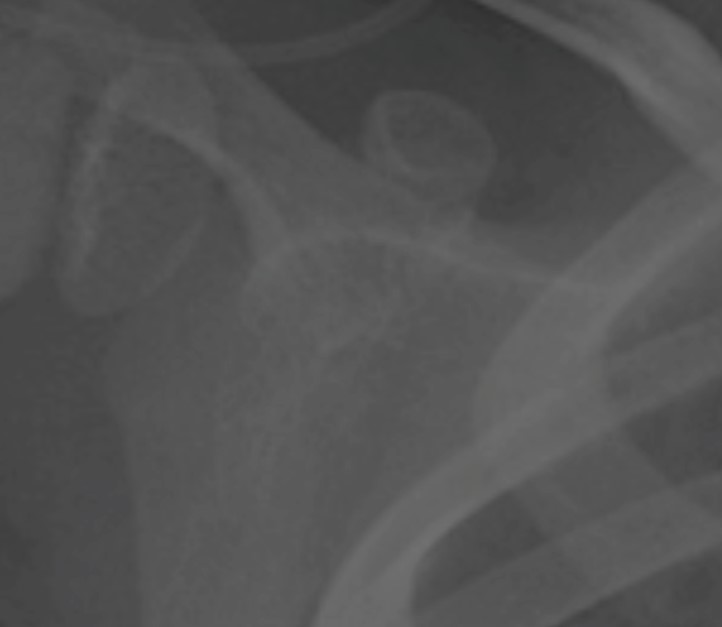
%> input picture HW1/HW1/img1.jpg, 722 x 627 px
$ octave HW1_Part4.m   (GNU Octave 9; MATLAB toolbox functions it lacks are replaced by stand-ins)
%> lines starting %> are read from the running program, lines starting %| are printed output that depends on the picture
%%
% Homework Solution - HW1
% Mohammad Sadegh Kalami Yazdi
% Student ID: 402811068
%% Section 1: Image Loading and Intensity Transformations

img1 = imread('D:\My-Documants\PhD\Term_03_1403\HW1_402811068\HW1\img1.jpg');
%> img1 is the input picture: size 627x722x3 uint8; mean R, G, B 83.4, 83.5, 83.5
img2 = imread('D:\My-Documants\PhD\Term_03_1403\HW1_402811068\HW1\img2.jpg');
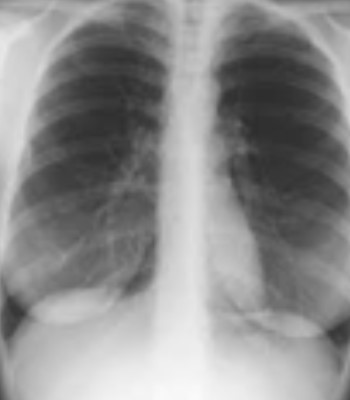
%> input picture HW1/HW1/img2.jpg, 350 x 400 px
%> img2 is the input picture: size 400x350x3 uint8; min 45, max 251, mean 140.7

gray_img1 = rgb2gray(img1);
gray_img2 = rgb2gray(img2);

% Histogram Equalization
eq_img1 = histeq(gray_img1);
eq_img2 = histeq(gray_img2);

% Logarithmic Transformation
scale_log = 100;
log_img1 = scale_log * log(1 + im2double(gray_img1));
log_img2 = scale_log * log(1 + im2double(gray_img2));

% Exponential Transformation
scale_exp = 1;
gamma_value = -5;
exp_img1 = scale_exp * (im2double(gray_img1) .^ gamma_value);
exp_img2 = scale_exp * (im2double(gray_img2) .^ gamma_value);

% Display original and transformed images for the first image
figure;
subplot(2,4,1), imshow(gray_img1), title('Original Grayscale');
subplot(2,4,2), imshow(eq_img1), title('Equalized Intensity');
subplot(2,4,3), imshow(uint8(log_img1)), title('Logarithmic Adjusted');
subplot(2,4,4), imshow(uint8(exp_img1)), title('Exponential Adjusted');

% Display histograms for the first image transformations
subplot(2,4,5), imhist(gray_img1), title('Initial Histogram');
subplot(2,4,6), imhist(eq_img1), title('Histogram after Equalization');
subplot(2,4,7), imhist(uint8(log_img1)), title('Histogram after Log Adjustment');
subplot(2,4,8), imhist(uint8(exp_img1)), title('Histogram after Exponential Adjustment');

% Display original and transformed images for the second image
figure;
subplot(2,4,1), imshow(gray_img2), title('Source Grayscale');
subplot(2,4,2), imshow(eq_img2), title('Enhanced with Equalization');
subplot(2,4,3), imshow(uint8(log_img2)), title('Logarithmic Transformation');
subplot(2,4,4), imshow(uint8(exp_img2)), title('Exponential Transformation');

% Display histograms for the second image transformations
subplot(2,4,5), imhist(gray_img2), title('Source Histogram');
subplot(2,4,6), imhist(eq_img2), title('Post-Equalization Histogram');
subplot(2,4,7), imhist(uint8(log_img2)), title('Post-Log Transformation Histogram');
subplot(2,4,8), imhist(uint8(exp_img2)), title('Post-Exponential Histogram');
%% Section 2: Histogram Matching

% Load images and convert to grayscale
img1 = rgb2gray(imread('D:\My-Documants\PhD\Term_03_1403\HW1_402811068\HW1\Medical_image.jpg'));
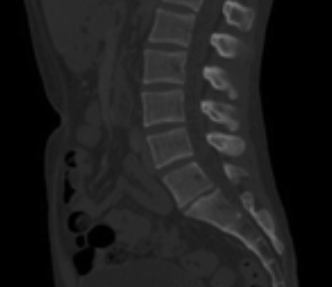
%> input picture HW1/HW1/Medical_image.jpg, 332 x 287 px
%> img1: size 287x332 uint8; min 0, max 124, mean 29
img2 = rgb2gray(imread('D:\My-Documants\PhD\Term_03_1403\HW1_402811068\HW1\img2.jpg'));

% Perform histogram matching
matched_img = imhistmatch(img1, img2);

% Display original and matched images with histograms
figure;
subplot(2,3,1), imshow(img1), title('Original Grayscale 1');
subplot(2,3,2), imshow(img2), title('Reference Grayscale 2');
subplot(2,3,3), imshow(matched_img), title('Histogram Matched');

% Display histograms for the images
subplot(2,3,4), imhist(img1), title('Original Histogram 1');
subplot(2,3,5), imhist(img2), title('Reference Histogram 2');
subplot(2,3,6), imhist(matched_img), title('Matched Histogram');

%% Section 3: Applying Homomorphic Filter to Reduce Illumination Effects

% Load and prepare images in grayscale
img1 = imread('D:\My-Documants\PhD\Term_03_1403\HW1_402811068\HW1\img7.jpg');
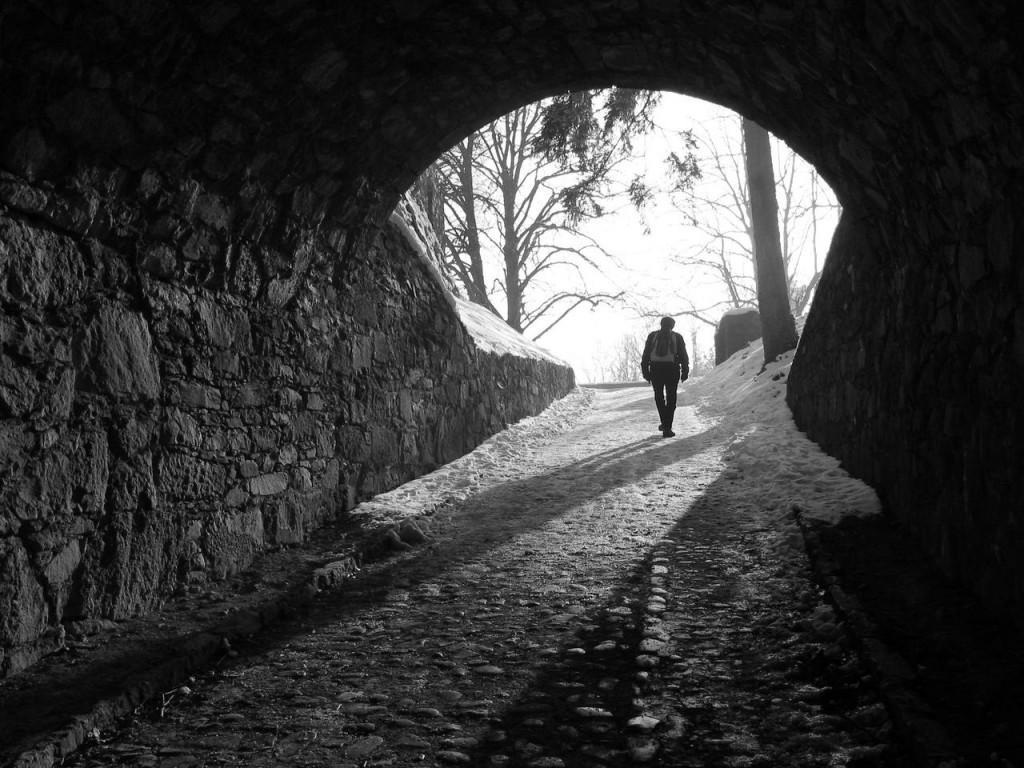
%> input picture HW1/HW1/img7.jpg, 1024 x 768 px
%> img1 is the input picture: size 768x1024 uint8; min 0, max 255, mean 56.8
img2 = imread('D:\My-Documants\PhD\Term_03_1403\HW1_402811068\HW1\img9.jpg');
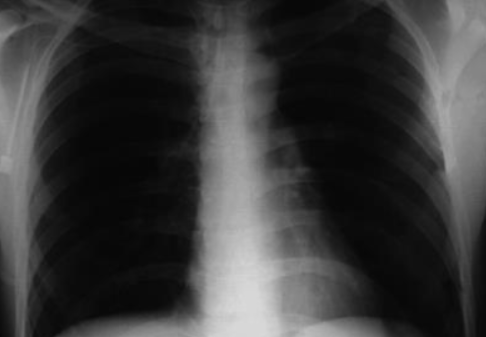
%> input picture HW1/HW1/img9.jpg, 486 x 337 px
%> img2 is the input picture: size 337x486x3 uint8; min 6, max 218, mean 57.8

% Ensure the images are the same size
if ~isequal(size(img1), size(img2))
    img2 = imresize(img2, size(img1));
%> img2: size 768x1024x3 uint8
end

% Convert images to double and apply logarithmic transformation
img1_log = log(1 + im2double(img1));
img2_log = log(1 + im2double(img2));

% FFT transformation for frequency domain processing
img1_fft = fft2(img1_log);
img2_fft = fft2(img2_log);

% Create a Gaussian low-pass filter for the frequency domain
[M, N] = size(img1_log);
%> M = 768; N = 1024
[x, y] = meshgrid(1:N, 1:M);
center_x = ceil(M / 2);
%> center_x = 384
center_y = ceil(N / 2);
%> center_y = 512
D = sqrt((x - center_x).^2 + (y - center_y).^2);
H = 1 ./ (1 + (D / 150).^4);  % Gaussian filter

% Apply the filter in the frequency domain
img1_fft_filtered = img1_fft .* H;
img2_fft_filtered = img2_fft .* H;

% Inverse FFT to bring filtered images back to the spatial domain
img1_filtered_log = real(ifft2(img1_fft_filtered));
img2_filtered_log = real(ifft2(img2_fft_filtered));

% Convert back to original intensity range
img1_filtered = exp(img1_filtered_log) - 1;
img2_filtered = exp(img2_filtered_log) - 1;

% Normalize images to range [0, 255]
img1_filtered = uint8(mat2gray(img1_filtered) * 255);
%> img1_filtered: size 768x1024 uint8
img2_filtered = uint8(mat2gray(img2_filtered) * 255);
%> img2_filtered: size 768x1024x3 uint8

if ndims(img1_filtered) == 3  % Check if img1_filtered is RGB
    img1_filtered = rgb2gray(img1_filtered);
end
if ndims(img2_filtered) == 3  % Check if img2_filtered is RGB
    img2_filtered = rgb2gray(img2_filtered);
%> img2_filtered: size 768x1024 uint8
end

% Apply contrast adjustment to enhance visibility
img1_filtered = imadjust(img1_filtered);
img2_filtered = imadjust(img2_filtered);

% Display original and filtered images with histograms
figure;

% Display original and filtered images for Image 1
subplot(3, 4, 1), imshow(img1), title('Original Grayscale Image 1');
subplot(3, 4, 2), imshow(img1_filtered), title('Homomorphic Filtered Image 1');
subplot(3, 4, 3), imhist(img1), title('Original Histogram Image 1');
subplot(3, 4, 4), imhist(img1_filtered), title('Filtered Histogram Image 1');

% Display original and filtered images for Image 2
subplot(3, 4, 5), imshow(img2), title('Original Grayscale Image 2');
subplot(3, 4, 6), imshow(img2_filtered), title('Homomorphic Filtered Image 2');
subplot(3, 4, 7), imhist(img2), title('Original Histogram Image 2');
subplot(3, 4, 8), imhist(img2_filtered), title('Filtered Histogram Image 2');

%% Section 4
clear; close all; clc;
img = imread('D:\My-Documants\PhD\Term_03_1403\HW1_402811068\HW1\img10.png');
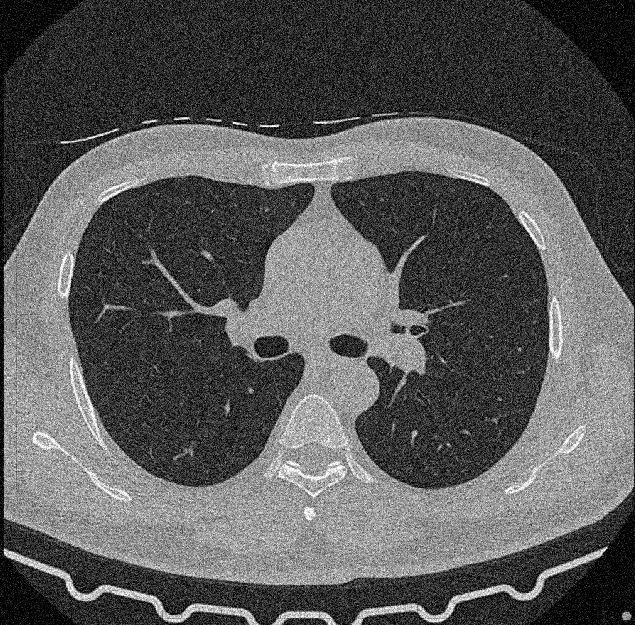
%> input picture HW1/HW1/img10.png, 635 x 625 px
%> img is the input picture: size 625x635x3 uint8; min 0, max 255, mean 89
if size(img, 3) == 3
    grayImg = rgb2gray(img);
else
    grayImg = img;
end

% Convert image to double for processing
grayImg = double(grayImg);
%> grayImg: size 625x635 double

% Preprocessing
% Contrast Enhancement using Histogram Equalization
enhancedImg = histeq(uint8(grayImg));
enhancedImg = double(enhancedImg);
%> enhancedImg: size 625x635 double

% Noise Reduction using Gaussian Filtering
sigma = 2.0; % Increased sigma for more smoothing
gaussianFilter = fspecial('gaussian', [7 7], sigma); % Increased filter size
smoothedImg = imfilter(enhancedImg, gaussianFilter, 'same');

% Edge Detection
% Sobel Edge Detection
sobelEdges = edge(smoothedImg, 'Sobel');
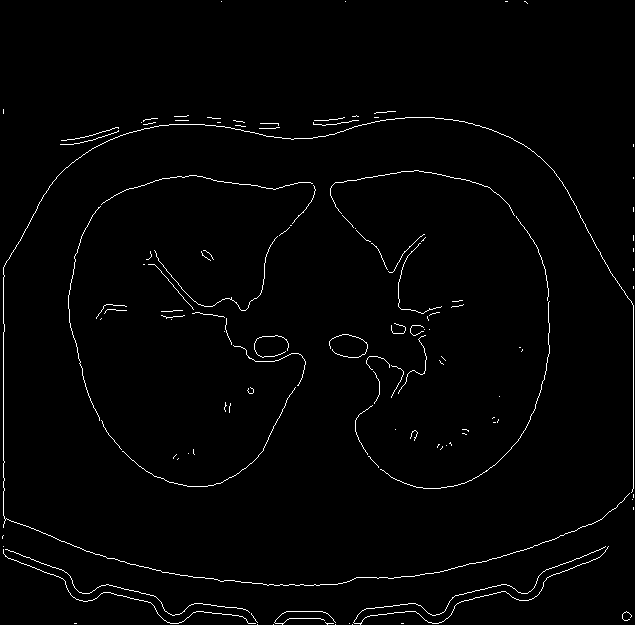
%> sobelEdges: size 625x635 logical; 1.6% white in thin lines or dots

% Prewitt Edge Detection
prewittEdges = edge(smoothedImg, 'Prewitt');
%> prewittEdges: size 625x635 logical; 1.6% white in thin lines or dots

% Canny Edge Detection with adjusted thresholds
cannyEdges = edge(smoothedImg, 'Canny', [0.1 0.3]);
%> cannyEdges: size 625x635 logical; 2.3% white in thin lines or dots

% Combine Edge Detection Results (Sobel, Prewitt, and Canny only)
combinedEdges = sobelEdges | prewittEdges | cannyEdges;
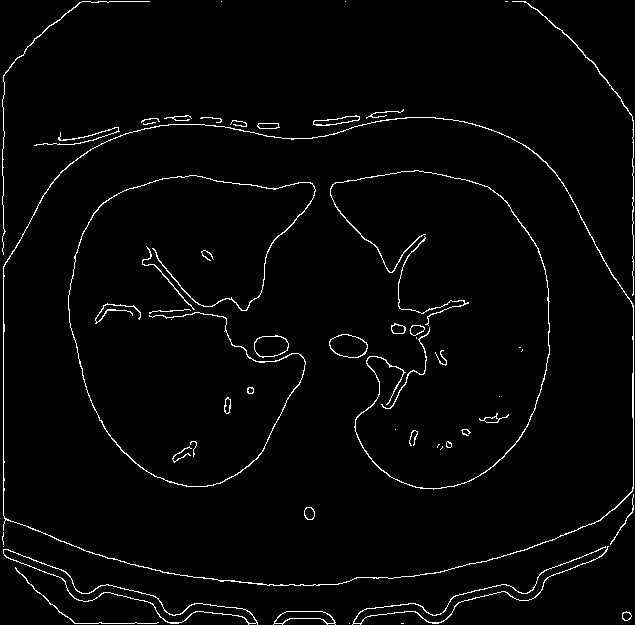
%> combinedEdges: size 625x635 logical; 2.4% white in thin lines or dots

% Create a tiled layout for better subplot control
figure;
t = tiledlayout(2, 3, 'TileSpacing', 'Compact', 'Padding', 'Compact'); % Compact spacing

% Plot All Results in a Single Figure with Subplots

nexttile;
imshow(grayImg, []);
title('Original Grayscale CT Image');

nexttile;
imshow(enhancedImg, []);
title('Contrast Enhanced Image');

nexttile;
imshow(smoothedImg, []);
title('Smoothed Image (Gaussian Filter)');

nexttile;
imshow(sobelEdges);
title('Edges Detected by Sobel');

nexttile;
imshow(prewittEdges);
title('Edges Detected by Prewitt');

nexttile;
imshow(cannyEdges);
title('Edges Detected by Canny');

figure;
imshow(combinedEdges);
title('Combined Edge Detection Results (Sobel, Prewitt, and Canny)');

set(gcf, 'Position', [100, 100, 1400, 900]);

%% Section 5: Downsampling and Aliasing Analysis

% Load the three images
%> (the run ends here)
